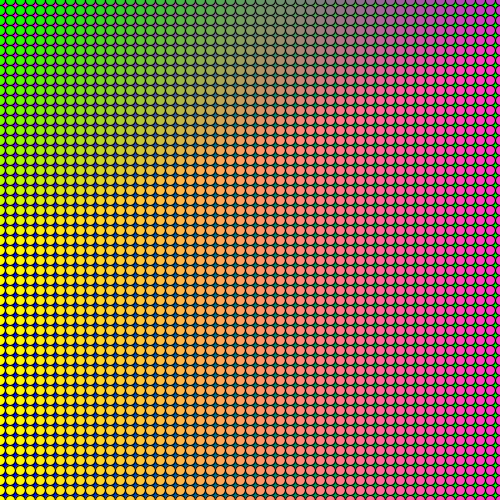
Frame 1 (no input)
Frame 60 (the mouse pressed at the canvas centre just before this capture): identical to frame 1, image omitted
Frame 120 (the mouse held since frame 60 and released just before this capture): identical to frame 1, image omitted

The Processing sketch that drew this single still picture (run headless with seeded random() and noise(); from frame 60 on, the mouse is pressed at the canvas centre):

// Processing sketch: processing_38272
// ── processing_38272.pde

void setup() {
  // Controls page size
  size(500, 500);
}


void draw() {
  // Setting Defaults
  smooth();

  // Diagnal line maximium
  float rowMax = 510;

  // Color R G B
  float cR = 0;
  float cG = 0;
  float cB = 0;
  float cM = 10;


  for (float rowCount = -250; rowCount<rowMax; rowCount+=10) {

    cR = (255 - (cM * (rowCount / 10)));
    cG = 0;
    cB = 255;

    for ( float i = 0 ; i < 500 ; i+=10 ) {
      cR -= 5.1;
      cG += 5.1;
      cB -= 5.1;
      fill (cR, cG, cB);
      rect(i, rowCount, 10, 10);
    }

    cR = (0 + (cM * (rowCount / 10)));
    cG = 255;
    cB = 0;

    for ( float circleOne = 0 ; circleOne < 510 ; circleOne+=10 ) {
      cR += 3.86;
      cG -= 3.86;
      cB += 3.86;
      fill (cR, cG, cB);
      ellipse(circleOne, rowCount, 10, 10);
    }
    
  }
}


// Don't touch anything below this line!!! SERIOUSLY GUYS!!!
void mouseClicked() {
  println ("Mouse X Position: "+ mouseX +", Mouse Y Position: " + mouseY);
}
